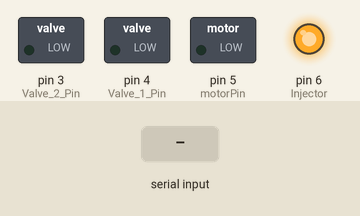
Bench run of a sketch on a simulated Arduino Uno, built with avr-gcc and run on an emulated ATmega328P. Shown: switched loads named in the sketch (green lamp = pin HIGH), output pins drawn as LEDs (lit = HIGH). Inputs (shaded band) come from the test bench.

Above: at 1.2 s.
1.3 s: "A" received over Serial
At 1.9 s:
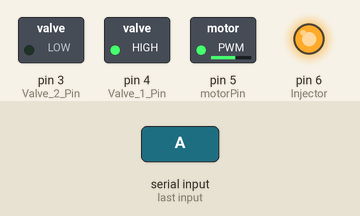
3.8 s: "C" received over Serial
At 5.0 s:
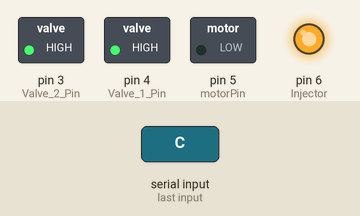
5.3 s: "D" received over Serial
At 6.2 s:
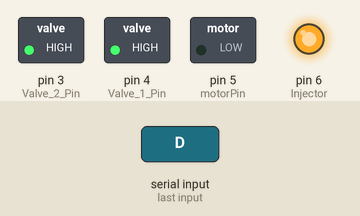
6.9 s: "E" received over Serial
At 7.3 s:
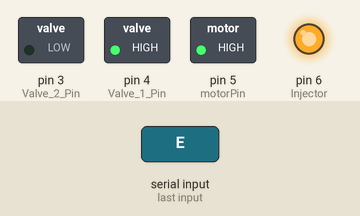
8.4 s: "D" received over Serial
At 9.95 s:
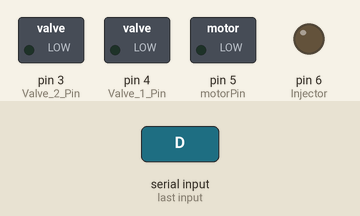
Timing chart, 0 to 11.5 s (numbered marks = the images above; inputs shaded):
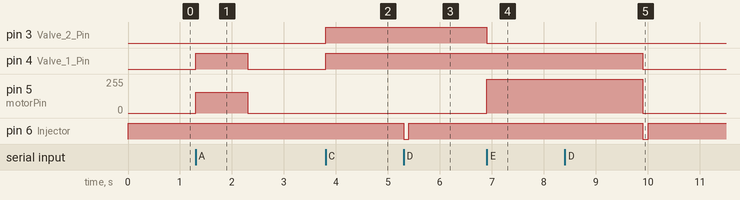

The sketch:

PUMP_ARDUINO.ino
```cpp
const int Valve_1_Pin =  4;
const int motorPin =  5;
const int Valve_2_Pin =  3;
const int Injector =  6;
void setup() {
  // set the digital pin as output:
  Serial.begin(9600);
  pinMode(Valve_1_Pin, OUTPUT);
   pinMode(motorPin, OUTPUT);
   pinMode(Valve_2_Pin, OUTPUT);
   pinMode(Injector, OUTPUT);
}
int ledState = LOW;
void loop()
{
digitalWrite(Injector, HIGH);
if(Serial.available())
{
  int data=Serial.read();
  if (data=='A') //pump works at low speed
   {
        analogWrite( motorPin,155);////155
      digitalWrite(Valve_2_Pin, LOW);
      digitalWrite(Valve_1_Pin, HIGH);
      delay(1000);
      // analogWrite( motorPin, 255);
      //digitalWrite(Valve_2_Pin, LOW);
      //digitalWrite(Valve_1_Pin, HIGH);
      //delay(3000);
      analogWrite( motorPin,0 );
      digitalWrite(Valve_2_Pin, LOW);
      digitalWrite(Valve_1_Pin, LOW);
    }
     else if((data=='B') ) //holidng negative pressure
  {
    analogWrite( motorPin,0 );
    digitalWrite(Valve_2_Pin, LOW);
    digitalWrite(Valve_1_Pin, LOW);
  }
  else if ((data=='C') ) //releasing negative pressure
  {
    analogWrite( motorPin,0 );
    digitalWrite(Valve_2_Pin, HIGH);
    digitalWrite(Valve_1_Pin, HIGH);/////high changed to low- high open valve
  }
  else if ((data=='D') ) //injector works
  {
    digitalWrite(Injector, LOW);
    delay(100);
    //digitalWrite(Injector, LOW);
    //delay(4000);
    digitalWrite(Injector, HIGH);
    delay(200);//1200
  }
  else if  (data=='E') //pump works at high speed
   {
      analogWrite( motorPin, 255);
      digitalWrite(Valve_2_Pin, LOW);
      digitalWrite(Valve_1_Pin, HIGH);
      delay(3000);
      analogWrite( motorPin,0 );
      digitalWrite(Valve_2_Pin, LOW);
      digitalWrite(Valve_1_Pin, LOW);
    }
}
}
```

Measured:
- after the input at 1.3 s, pin 4 (Valve_1_Pin): LOW → HIGH at once, → LOW 1.0 s later; pin 5 (motorPin): 0/255 → 155/255 at once, → 0/255 1.0 s later
- after the input at 3.8 s, pin 3 (Valve_2_Pin), pin 4 (Valve_1_Pin): LOW → HIGH at once
- after the input at 5.3 s, pin 6 (Injector): HIGH → LOW at once, → HIGH 0.10 s later
- after the input at 6.9 s, pin 3 (Valve_2_Pin): HIGH → LOW at once; pin 5 (motorPin): 0/255 → 255/255 at once
- after the input at 8.4 s, pin 6 (Injector): HIGH → LOW after 1.5 s, → HIGH 0.10 s later
